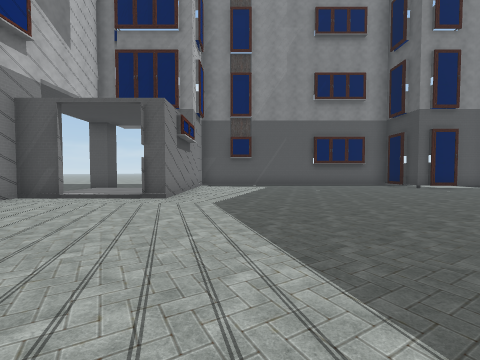
[1] (above)

12 first-person views from a walk through a Unity game level. The camera is 1.3 m above the floor, tilts 2° down and sees 90° across. Doors are open. The floor is counted in squares, 2 m on a side. Each view is taken from the middle of a square. On the plan, view 1 faces up. The plan holds only what a view shows up to about 9 squares ahead; the rest is blank. The place goes on beyond the plan.

[2]
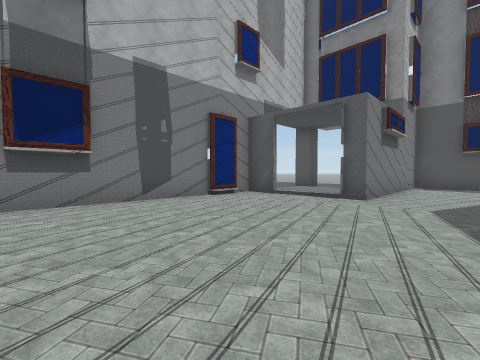

[3]
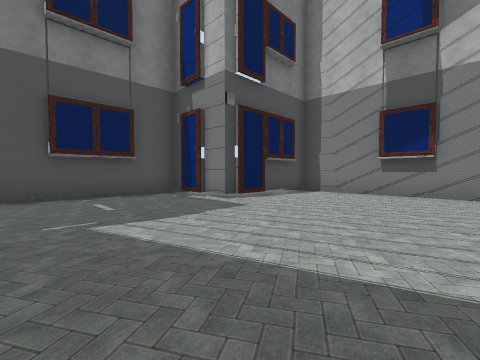

[4]
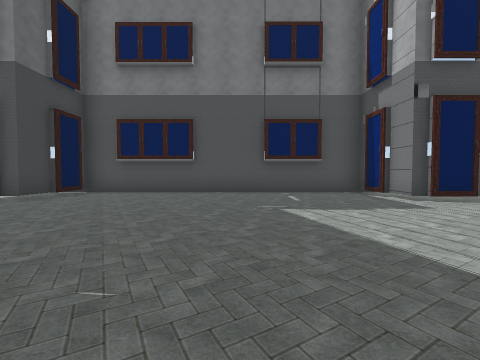

[5]
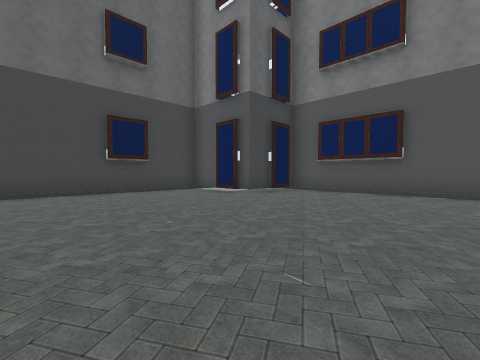

[6]
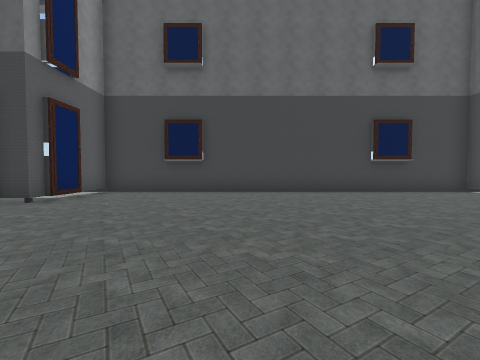

[7]
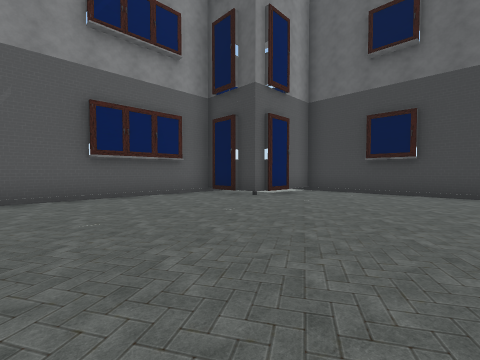

[8]
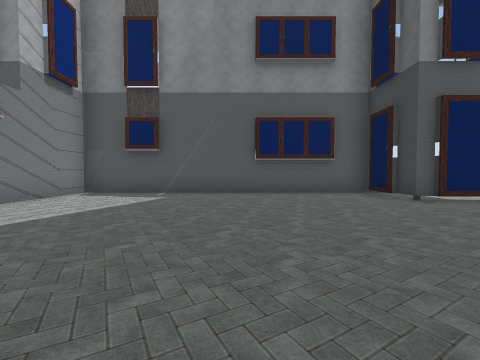

[9]
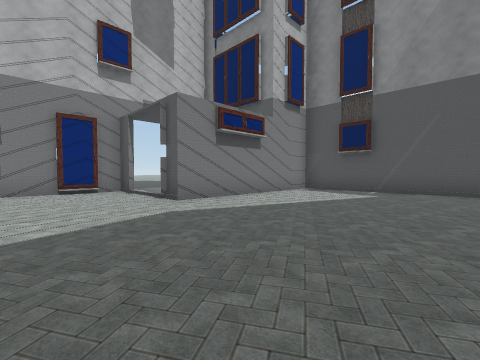

[10]
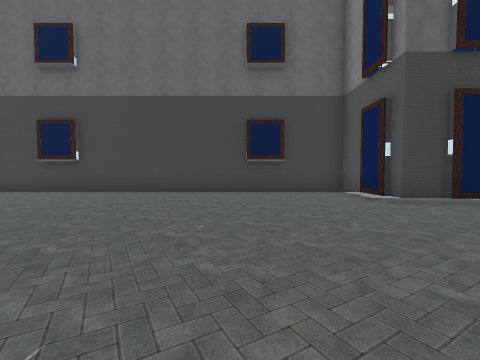

[11]
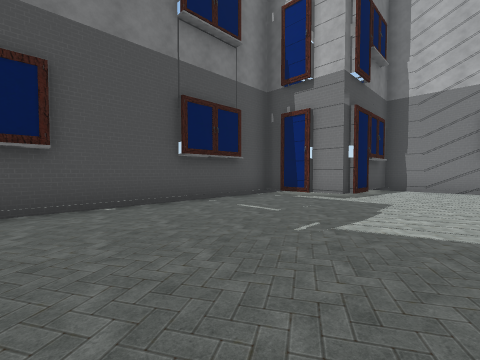

[12]
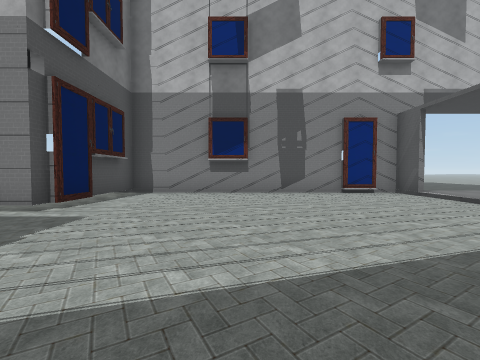

### Floor plan
Key: @ floor where view 1 was taken; # wall or solid block; . main floor; : floor 0.25 m higher than the main floor; / step, stairs or slope; D open door; T thing the floor can be seen under or through.
Columns run from 7 left of view 1 to 10 right of it. Each row starts with its distance up from view 1.
 11      ##########:
 10      #........#::.
  9 ..#  #........####
  8 .. //#...........#
  7   /::#...........#
  6   #DD#...........#
  5   #D.............#
  4   #..............#
  3   #..............#
  2  ##..............#
  1   #..............#
  0   #....@.........#
 -1   #..............#
 -2   TTTT........####
 -3   :::T........#::
 -4     :#........#:
 -5      ##########

Where each view was taken, in squares from view 1:
view 1: 0 up, 0 right, facing up
view 2: 0 up, 0 right, facing up-left
view 3: 2 up, 2 right, facing down-left
view 4: 3 up, 2 right, facing down
view 5: 3 up, 2 right, facing down-right
view 6: 5 up, 2 right, facing right
view 7: 5 up, 2 right, facing up-right
view 8: 4 up, 3 right, facing up
view 9: 3 up, 3 right, facing up-left
view 10: 1 up, 2 right, facing right
view 11: 0 up, 4 right, facing down-left
view 12: 1 up, 2 right, facing left
